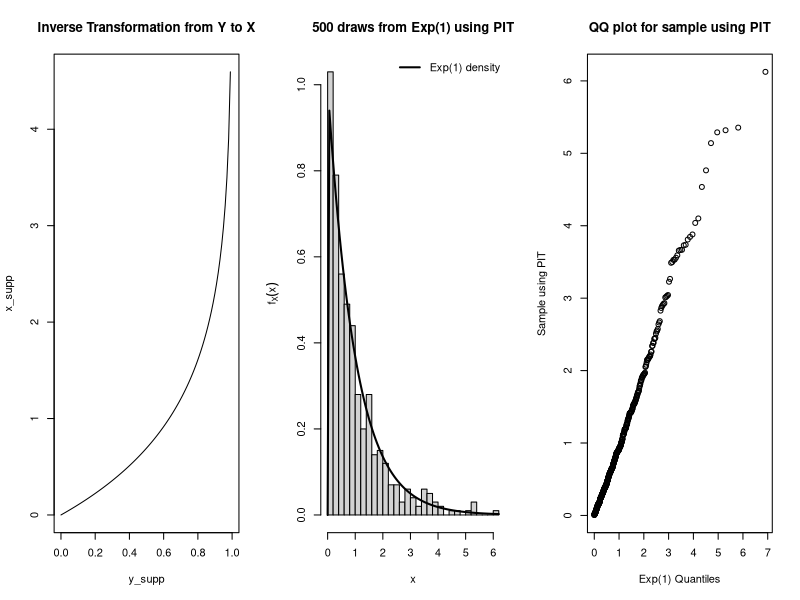
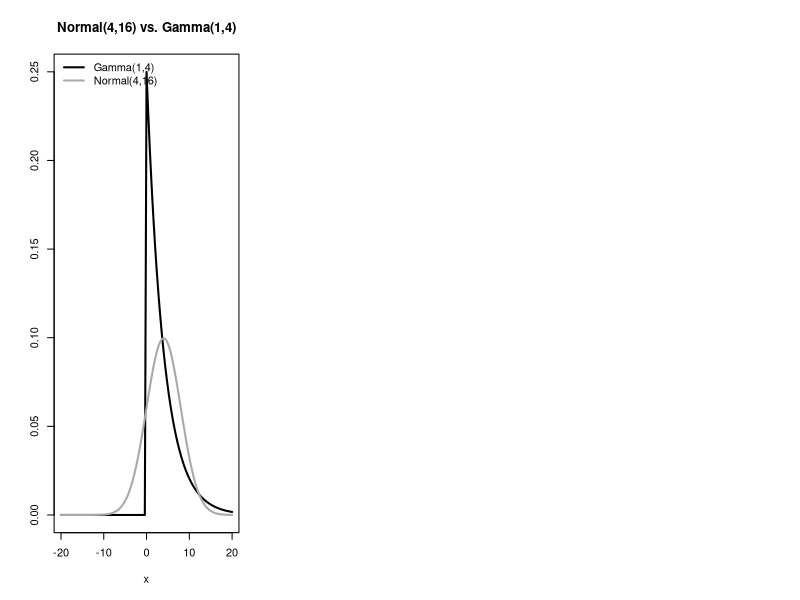

Source code (R) for these figures, in order:
## ---- chunk 1
knitr::opts_chunk$set(echo = TRUE, height = 5, width = 5, out.width="0.5\\linewidth", fig.align="center")
## ---- chunk 2
# Y = F_X(X) = 1 - exp(-X) <=> X = -ln(1-Y)
# THM 2.1.10 => Y ~ unif(0,1)
# plot the transformation on the support
y_supp <- seq(from = 0, to = 1, length = 100)
x_supp <- -log(1 - y_supp)
par(mfrow = c(1,3))
plot(x_supp ~ y_supp, type = "l",
     main = "Inverse Transformation from Y to X")
# generate random sample from uniform dist 
y <- runif(n = 500, min = 0, max = 1)

# probability integral transformation (PIT)
x_samp <- -log(1 - y) # F^{-1}(y)

# compare samples to actual exp(1) dist
hist(x_samp, nclass = 25, freq = F, 
     xlab = "x", ylab = expression(f[X](x)), 
     main = "500 draws from Exp(1) using PIT")
curve(dexp(x, rate = 1/1), lwd = 2, add = T)
legend("topright", bty = "n", lwd = 2, lty = 1, 
       legend = "Exp(1) density")
#qqplot to compare to theoretical exp(1) dist
qqplot(qexp(ppoints(500), 1), x_samp, 
       xlab = "Exp(1) Quantiles", ylab = "Sample using PIT", 
       main = "QQ plot for sample using PIT")
## ---- chunk 3
# plot gamma and normal on same fig
curve(dgamma(x, shape = 1, rate = 1/4), 
      from = -20, to = 20, main = "Normal(4,16) vs. Gamma(1,4)", 
      ylab = "", lwd = 2)
curve(dnorm(x, mean = 4, sd = 4), add = T, 
      lwd = 2, col = "darkgray")
legend("topleft", lwd = c(2,2), col = c(1,"darkgray"), 
       legend = c("Gamma(1,4)", "Normal(4,16)"), 
       bty = "n")
